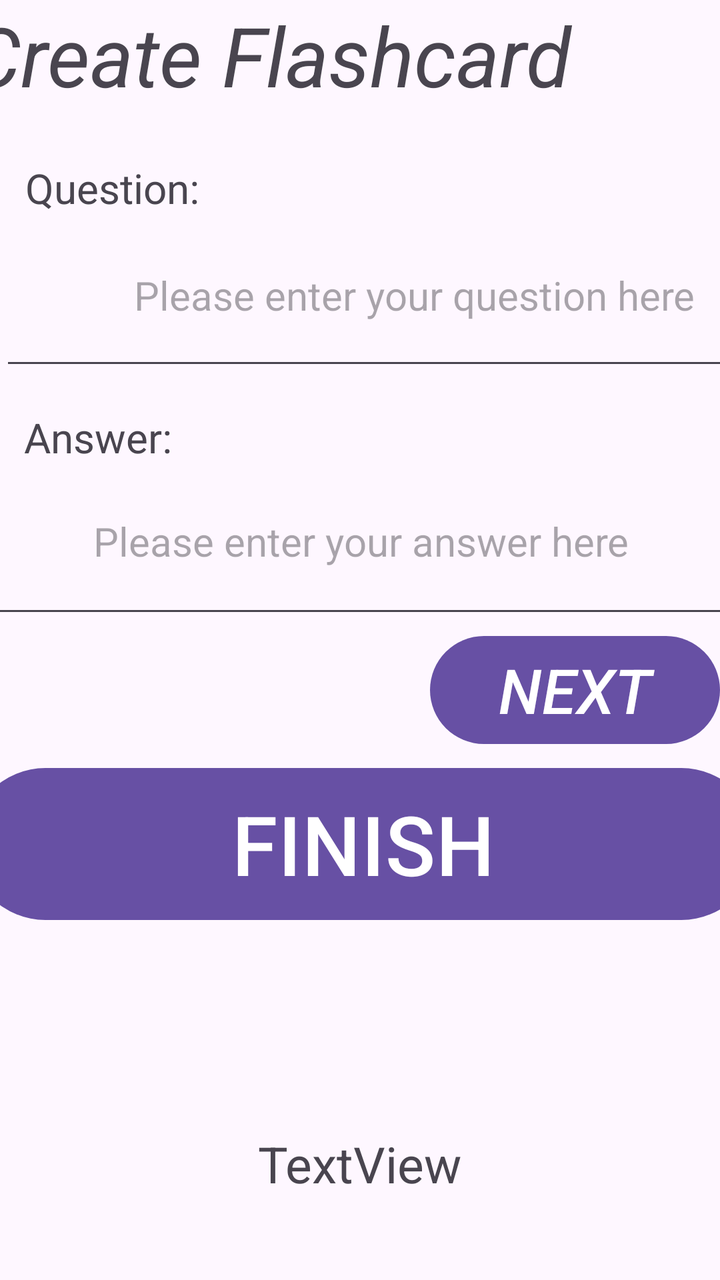
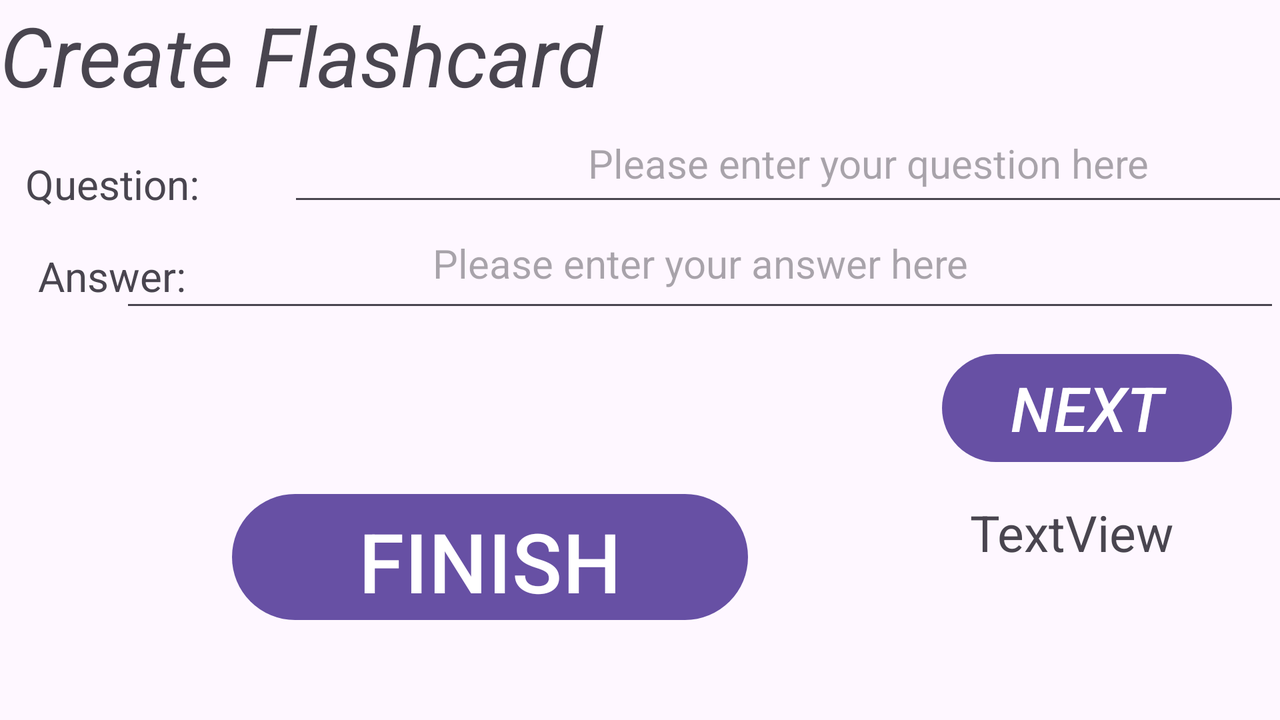

One screen, two layout resources from the same app: the default and the repository's alternative for another configuration. Each is rendered where Android would select it; the XML of both is given below.
<!-- AndroidManifest.xml: application theme Theme.RECALLSAGE -->
<!-- res/layout/fragment_creation.xml -->
<?xml version="1.0" encoding="utf-8"?>
<androidx.constraintlayout.widget.ConstraintLayout xmlns:android="http://schemas.android.com/apk/res/android"
    xmlns:app="http://schemas.android.com/apk/res-auto"
    xmlns:tools="http://schemas.android.com/tools"
    android:layout_width="match_parent"
    android:layout_height="match_parent"
    tools:context=".CreationFragment">


    <TextView
        android:id="@+id/titleText"
        android:layout_width="392dp"
        android:layout_height="64dp"
        android:text="@string/creationTittle"
        android:textSize="20pt"
        android:textStyle="italic"
        app:layout_constraintEnd_toEndOf="parent"
        app:layout_constraintStart_toStartOf="parent"
        app:layout_constraintTop_toTopOf="parent" />

    <TextView
        android:id="@+id/textView2"
        android:layout_width="112dp"
        android:layout_height="36dp"
        android:layout_marginTop="12dp"
        android:gravity="center"
        android:text="@string/question"
        android:textSize="10pt"
        app:layout_constraintEnd_toEndOf="parent"
        app:layout_constraintHorizontal_bias="0.0"
        app:layout_constraintStart_toStartOf="parent"
        app:layout_constraintTop_toBottomOf="@+id/titleText" />

    <EditText
        android:id="@+id/question"
        android:layout_width="414dp"
        android:layout_height="66dp"
        android:layout_marginTop="12dp"
        android:ems="10"
        android:gravity="center_horizontal"
        android:hint="@string/quesHint"
        android:inputType="text"
        android:textSize="20dp"
        app:layout_constraintEnd_toEndOf="parent"
        app:layout_constraintHorizontal_bias="0.0"
        app:layout_constraintStart_toStartOf="parent"
        app:layout_constraintTop_toBottomOf="@+id/textView2" />

    <TextView
        android:id="@+id/textView3"
        android:layout_width="97dp"
        android:layout_height="33dp"
        android:layout_marginTop="12dp"
        android:gravity="center"
        android:text="@string/answer"
        android:textSize="10pt"
        app:layout_constraintEnd_toEndOf="parent"
        app:layout_constraintHorizontal_bias="0.003"
        app:layout_constraintStart_toStartOf="parent"
        app:layout_constraintTop_toBottomOf="@+id/question" />

    <EditText
        android:id="@+id/answer"
        android:layout_width="409dp"
        android:layout_height="67dp"
        android:layout_marginTop="12dp"
        android:ems="10"
        android:gravity="center_horizontal"
        android:hint="@string/ansHInt"
        android:inputType="text"
        android:textSize="20dp"
        app:layout_constraintEnd_toEndOf="parent"
        app:layout_constraintStart_toStartOf="parent"
        app:layout_constraintTop_toBottomOf="@+id/textView3" />

    <Button
        android:id="@+id/submit"
        android:layout_width="394dp"
        android:layout_height="84dp"
        android:layout_marginTop="4dp"
        android:gravity="center"
        android:text="@string/finish"
        android:textSize="20pt"
        app:layout_constraintEnd_toEndOf="parent"
        app:layout_constraintHorizontal_bias="0.47"
        app:layout_constraintStart_toStartOf="parent"
        app:layout_constraintTop_toBottomOf="@+id/button" />

    <Button
        android:id="@+id/button"
        android:layout_width="145dp"
        android:layout_height="62dp"
        android:gravity="center"
        android:text="@string/next"
        android:textSize="15pt"
        android:textStyle="italic"
        app:layout_constraintEnd_toEndOf="parent"
        app:layout_constraintHorizontal_bias="1.0"
        app:layout_constraintStart_toStartOf="parent"
        app:layout_constraintTop_toBottomOf="@+id/answer" />

    <TextView
        android:id="@+id/currentPairTextView"
        android:layout_width="418dp"
        android:layout_height="79dp"
        android:gravity="center"
        android:text=""
        android:textSize="25dp"
        app:layout_constraintEnd_toEndOf="parent"
        app:layout_constraintStart_toStartOf="parent"
        app:layout_constraintTop_toBottomOf="@+id/submit" />

    <TextView
        android:id="@+id/totalCards"
        android:layout_width="196dp"
        android:layout_height="38dp"
        android:layout_marginTop="20dp"
        android:gravity="center"
        android:text="TextView"
        android:textSize="25dp"
        app:layout_constraintEnd_toEndOf="parent"
        app:layout_constraintHorizontal_bias="0.497"
        app:layout_constraintStart_toStartOf="parent"
        app:layout_constraintTop_toBottomOf="@+id/currentPairTextView" />

</androidx.constraintlayout.widget.ConstraintLayout>
<!-- resources referenced by this layout -->
<resources>
  <string name="ansHInt">Please enter your answer here</string>
  <string name="answer">Answer:</string>
  <string name="creationTittle">Create Flashcard</string>
  <string name="finish">FINISH</string>
  <string name="next">NEXT</string>
  <string name="quesHint">Please enter your question here</string>
  <string name="question">Question:</string>
  <style name="Theme.RECALLSAGE" parent="Base.Theme.RECALLSAGE" />
  <style name="Base.Theme.RECALLSAGE" parent="Theme.Material3.DayNight.NoActionBar">
          
          
      </style>
</resources>
<!-- res/layout-land/fragment_creation.xml (the repository's variant of the layout above) -->
<!-- drawn on the phone turned sideways -->
<?xml version="1.0" encoding="utf-8"?>
<androidx.constraintlayout.widget.ConstraintLayout xmlns:android="http://schemas.android.com/apk/res/android"
    xmlns:app="http://schemas.android.com/apk/res-auto"
    xmlns:tools="http://schemas.android.com/tools"
    android:layout_width="match_parent"
    android:layout_height="match_parent"
    tools:context=".CreationFragment">


    <TextView
        android:id="@+id/titleText"
        android:layout_width="358dp"
        android:layout_height="58dp"
        android:text="@string/creationTittle"
        android:textSize="20pt"
        android:textStyle="italic"
        app:layout_constraintEnd_toEndOf="parent"
        app:layout_constraintHorizontal_bias="0.0"
        app:layout_constraintStart_toStartOf="parent"
        app:layout_constraintTop_toTopOf="parent" />

    <TextView
        android:id="@+id/textView2"
        android:layout_width="112dp"
        android:layout_height="36dp"
        android:layout_marginTop="16dp"
        android:gravity="center"
        android:text="@string/question"
        android:textSize="10pt"
        app:layout_constraintStart_toStartOf="parent"
        app:layout_constraintTop_toBottomOf="@+id/titleText" />

    <EditText
        android:id="@+id/question"
        android:layout_width="580dp"
        android:layout_height="50dp"
        android:layout_marginStart="32dp"
        android:ems="10"
        android:gravity="center_horizontal"
        android:hint="@string/quesHint"
        android:inputType="text"
        android:textSize="20dp"
        app:layout_constraintStart_toEndOf="@+id/textView2"
        app:layout_constraintTop_toBottomOf="@+id/titleText" />

    <TextView
        android:id="@+id/textView3"
        android:layout_width="112dp"
        android:layout_height="36dp"
        android:layout_marginTop="12dp"
        android:gravity="center"
        android:text="@string/answer"
        android:textSize="10pt"
        app:layout_constraintEnd_toEndOf="parent"
        app:layout_constraintHorizontal_bias="0.0"
        app:layout_constraintStart_toStartOf="parent"
        app:layout_constraintTop_toBottomOf="@+id/question" />

    <EditText
        android:id="@+id/answer"
        android:layout_width="580dp"
        android:layout_height="53dp"
        android:ems="10"
        android:gravity="center_horizontal"
        android:hint="@string/ansHInt"
        android:inputType="text"
        android:textSize="20dp"
        app:layout_constraintEnd_toEndOf="parent"
        app:layout_constraintHorizontal_bias="1.0"
        app:layout_constraintStart_toEndOf="@+id/textView3"
        app:layout_constraintTop_toBottomOf="@+id/question" />

    <Button
        android:id="@+id/submit"
        android:layout_width="258dp"
        android:layout_height="71dp"
        android:layout_marginBottom="100dp"
        android:gravity="center"
        android:text="@string/finish"
        android:textSize="20pt"
        app:layout_constraintBottom_toBottomOf="parent"
        app:layout_constraintEnd_toEndOf="parent"
        app:layout_constraintHorizontal_bias="0.304"
        app:layout_constraintStart_toStartOf="parent"
        app:layout_constraintTop_toBottomOf="@+id/currentPairTextView"
        app:layout_constraintVertical_bias="0.0" />

    <Button
        android:id="@+id/button"
        android:layout_width="145dp"
        android:layout_height="62dp"
        android:layout_marginTop="12dp"
        android:layout_marginEnd="24dp"
        android:gravity="center"
        android:text="@string/next"
        android:textSize="15pt"
        android:textStyle="italic"
        app:layout_constraintEnd_toEndOf="parent"
        app:layout_constraintTop_toBottomOf="@+id/answer" />

    <TextView
        android:id="@+id/currentPairTextView"
        android:layout_width="553dp"
        android:layout_height="70dp"
        android:layout_marginTop="12dp"
        android:gravity="center"
        android:text=""
        android:textSize="25dp"
        app:layout_constraintStart_toStartOf="parent"
        app:layout_constraintTop_toBottomOf="@+id/answer" />

    <TextView
        android:id="@+id/totalCards"
        android:layout_width="196dp"
        android:layout_height="38dp"
        android:gravity="center"
        android:text="TextView"
        android:textSize="25dp"
        app:layout_constraintBottom_toBottomOf="parent"
        app:layout_constraintEnd_toEndOf="parent"
        app:layout_constraintHorizontal_bias="0.986"
        app:layout_constraintStart_toStartOf="parent"
        app:layout_constraintTop_toBottomOf="@+id/button"
        app:layout_constraintVertical_bias="0.141" />

</androidx.constraintlayout.widget.ConstraintLayout>
